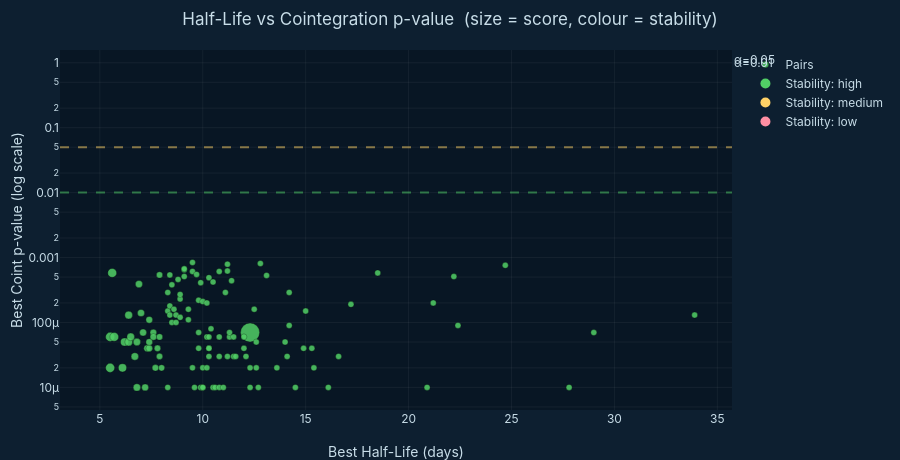
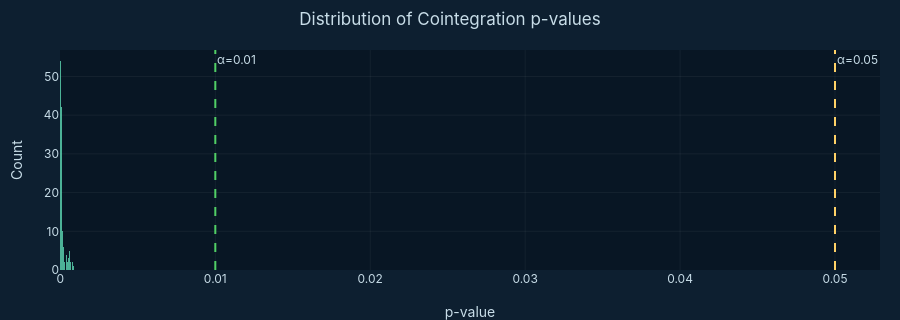

Here is the notebook cell these charts were saved with, in order:
### Markdown cell above
## 7. Cointegration Precision & P-Value Analysis

- **Scatter**: half-life vs cointegration p-value, **size ∝ score**, colour ∝ stability label
- **Histogram**: distribution of p-values with α=0.05 and α=0.01 thresholds
- **Summary table**: all pairs with p-value, half-life, hedge ratio, and stability

### Code cell
if not ranked_pairs_raw:
    display(HTML("<div style='color:#ffd166;font-family:Inter,sans-serif;padding:12px'>Run discovery first.</div>"))
else:
    df7 = ranked_df[["pair_id","best_coint_pvalue","best_half_life_days","score","stability_label","n_regimes_active"]].copy()
    for c in ["best_coint_pvalue","best_half_life_days","score"]:
        df7[c] = pd.to_numeric(df7[c], errors="coerce")
    df7 = df7.dropna(subset=["best_coint_pvalue","best_half_life_days","score"])

    color_map7 = {"high": "#51cf66", "medium": "#ffd166", "low": "#ff8fa3"}
    marker_colors = df7["stability_label"].map(color_map7).fillna("#98a6b3")

    # ── Scatter: half-life vs p-value ─────────────────────────────────────────
    fig7a = go.Figure(go.Scatter(
        x=df7["best_half_life_days"],
        y=df7["best_coint_pvalue"],
        mode="markers",
        marker=dict(
            size=np.clip(df7["score"] * 25, 6, 30),
            color=marker_colors,
            line=dict(width=1, color="rgba(0,0,0,0.3)"),
            opacity=0.85,
        ),
        text=df7["pair_id"],
        customdata=np.stack([df7["score"], df7["stability_label"]], axis=-1),
        hovertemplate="<b>%{text}</b><br>Half-life: %{x:.1f}d<br>p-value: %{y:.3e}<br>Score: %{customdata[0]:.3f}<br>Stability: %{customdata[1]}<extra></extra>",
        name="Pairs",
    ))
    fig7a.add_hline(y=0.05, line_dash="dash", line_color="rgba(255,209,102,0.5)",
                    annotation_text="α=0.05", annotation_position="right")
    fig7a.add_hline(y=0.01, line_dash="dash", line_color="rgba(81,207,102,0.5)",
                    annotation_text="α=0.01", annotation_position="right")
    fig7a.update_layout(
        title="Half-Life vs Cointegration p-value  (size = score, colour = stability)",
        xaxis_title="Best Half-Life (days)",
        yaxis_title="Best Coint p-value (log scale)",
        yaxis_type="log",
        height=460,
    )
    # Legend annotations
    for label, color in color_map7.items():
        fig7a.add_trace(go.Scatter(
            x=[None], y=[None], mode="markers",
            marker=dict(size=10, color=color),
            name=f"Stability: {label}", showlegend=True,
        ))
    fig7a.show()

    # ── Histogram: p-value distribution ───────────────────────────────────────
    fig7b = go.Figure(go.Histogram(
        x=df7["best_coint_pvalue"], nbinsx=30,
        marker_color="#63e6be", opacity=0.75, name="p-values",
        hovertemplate="p-value: %{x:.3f}<br>Count: %{y}<extra></extra>",
    ))
    fig7b.add_vline(x=0.05, line_dash="dash", line_color="#ffd166",
                    annotation_text="α=0.05", annotation_position="top right")
    fig7b.add_vline(x=0.01, line_dash="dash", line_color="#51cf66",
                    annotation_text="α=0.01", annotation_position="top right")
    fig7b.update_layout(
        title="Distribution of Cointegration p-values",
        xaxis_title="p-value", yaxis_title="Count", height=320,
    )
    fig7b.show()

    # ── Summary table ─────────────────────────────────────────────────────────
    tbl7 = df7[["pair_id","best_coint_pvalue","best_half_life_days","score","stability_label","n_regimes_active"]].copy()
    tbl7 = tbl7.rename(columns={
        "pair_id": "Pair", "best_coint_pvalue": "p-value",
        "best_half_life_days": "Half-Life (d)", "score": "Score",
        "stability_label": "Stability", "n_regimes_active": "# Regimes",
    })
    tbl7["p-value"]      = tbl7["p-value"].map(lambda x: f"{x:.4e}")
    tbl7["Half-Life (d)"] = tbl7["Half-Life (d)"].map(lambda x: f"{x:.2f}")
    tbl7["Score"]         = tbl7["Score"].map(lambda x: f"{x:.4f}")

    def _colour_prow(row):
        try:
            p = float(row["p-value"])
            c = "#51cf66" if p < 0.01 else "#ffd166" if p < 0.05 else "#ff8fa3"
        except:
            c = "#98a6b3"
        return [f"color: {c}"] + [""] * (len(row) - 1)

    display(tbl7.style
        .apply(_colour_prow, axis=1)
        .set_table_styles([{"selector": "th", "props": [("text-align","left"),("padding","4px 8px")]}])
        .hide(axis="index")
    )

### Figure 1 — Plotly figure (JSON) as saved in the notebook; plotly's stock layout.template omitted (floating-point values rounded to 4 significant figures; data arrays with more than 128 entries replaced by an {"elided": "..."} marker saying what was removed)
{"data": [{"customdata": {"elided": "149x2 mixed values"}, "hovertemplate": "<b>%{text}</b><br>Half-life: %{x:.1f}d<br>p-value: %{y:.3e}<br>Score: %{customdata[0]:.3f}<br>Stability: %{customdata[1]}<extra></extra>", "marker": {"color": {"elided": "149 str values"}, "line": {"color": "rgba(0,0,0,0.3)", "width": 1}, "opacity": 0.85, "size": {"elided": "149 float values"}}, "mode": "markers", "name": "Pairs", "text": {"elided": "149 str values"}, "type": "scatter", "x": {"elided": "149 float values"}, "y": {"elided": "149 float values"}}, {"marker": {"color": "#51cf66", "size": 10}, "mode": "markers", "name": "Stability: high", "showlegend": true, "type": "scatter", "x": [null], "y": [null]}, {"marker": {"color": "#ffd166", "size": 10}, "mode": "markers", "name": "Stability: medium", "showlegend": true, "type": "scatter", "x": [null], "y": [null]}, {"marker": {"color": "#ff8fa3", "size": 10}, "mode": "markers", "name": "Stability: low", "showlegend": true, "type": "scatter", "x": [null], "y": [null]}], "layout": {"annotations": [{"showarrow": false, "text": "α=0.05", "x": 1, "xanchor": "left", "xref": "x domain", "y": 0.05, "yanchor": "middle", "yref": "y"}, {"showarrow": false, "text": "α=0.01", "x": 1, "xanchor": "left", "xref": "x domain", "y": 0.01, "yanchor": "middle", "yref": "y"}], "height": 460, "shapes": [{"line": {"color": "rgba(255,209,102,0.5)", "dash": "dash"}, "type": "line", "x0": 0, "x1": 1, "xref": "x domain", "y0": 0.05, "y1": 0.05, "yref": "y"}, {"line": {"color": "rgba(81,207,102,0.5)", "dash": "dash"}, "type": "line", "x0": 0, "x1": 1, "xref": "x domain", "y0": 0.01, "y1": 0.01, "yref": "y"}], "title": {"text": "Half-Life vs Cointegration p-value  (size = score, colour = stability)"}, "xaxis": {"title": {"text": "Best Half-Life (days)"}}, "yaxis": {"title": {"text": "Best Coint p-value (log scale)"}, "type": "log"}}}

### Figure 2 — Plotly figure (JSON) as saved in the notebook; plotly's stock layout.template omitted (floating-point values rounded to 4 significant figures; data arrays with more than 128 entries replaced by an {"elided": "..."} marker saying what was removed)
{"data": [{"hovertemplate": "p-value: %{x:.3f}<br>Count: %{y}<extra></extra>", "marker": {"color": "#63e6be"}, "name": "p-values", "nbinsx": 30, "opacity": 0.75, "type": "histogram", "x": {"elided": "149 float values"}}], "layout": {"annotations": [{"showarrow": false, "text": "α=0.05", "x": 0.05, "xanchor": "left", "xref": "x", "y": 1, "yanchor": "top", "yref": "y domain"}, {"showarrow": false, "text": "α=0.01", "x": 0.01, "xanchor": "left", "xref": "x", "y": 1, "yanchor": "top", "yref": "y domain"}], "height": 320, "shapes": [{"line": {"color": "#ffd166", "dash": "dash"}, "type": "line", "x0": 0.05, "x1": 0.05, "xref": "x", "y0": 0, "y1": 1, "yref": "y domain"}, {"line": {"color": "#51cf66", "dash": "dash"}, "type": "line", "x0": 0.01, "x1": 0.01, "xref": "x", "y0": 0, "y1": 1, "yref": "y domain"}], "title": {"text": "Distribution of Cointegration p-values"}, "xaxis": {"title": {"text": "p-value"}}, "yaxis": {"title": {"text": "Count"}}}}
